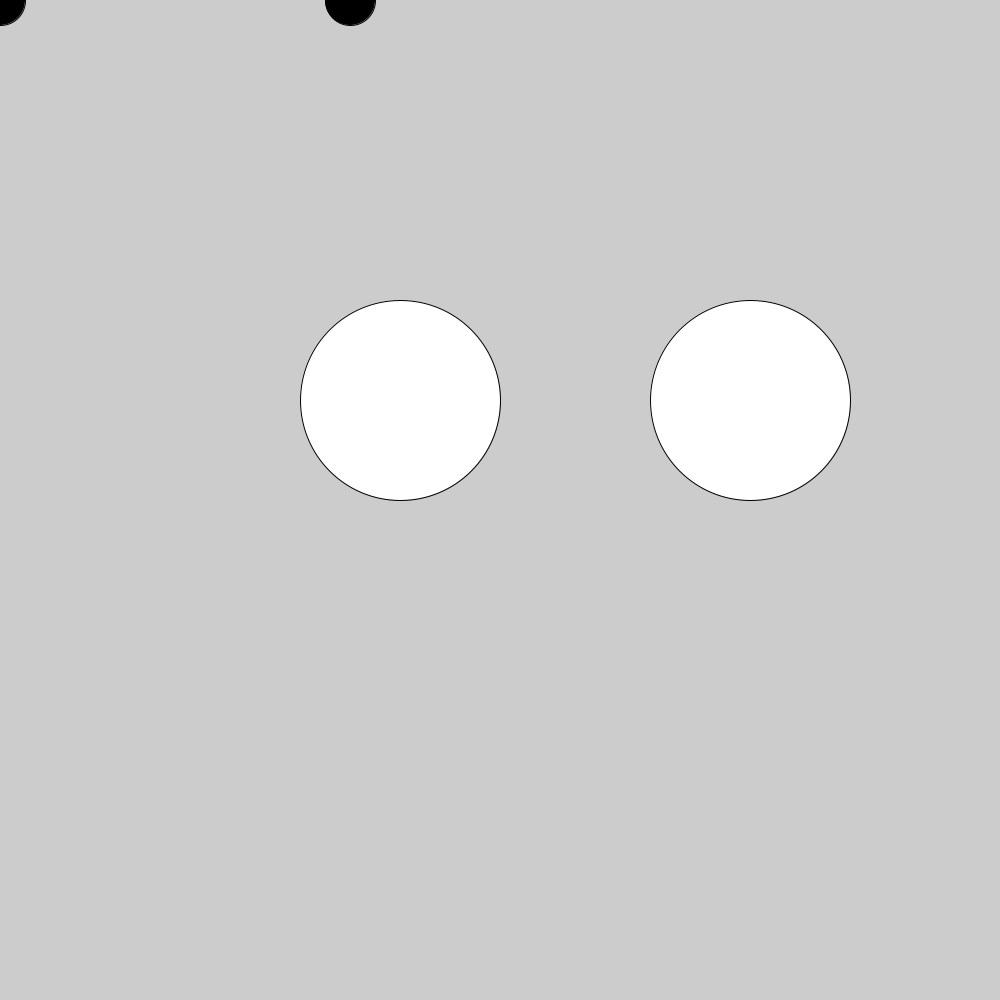
Frame 1 (no input)
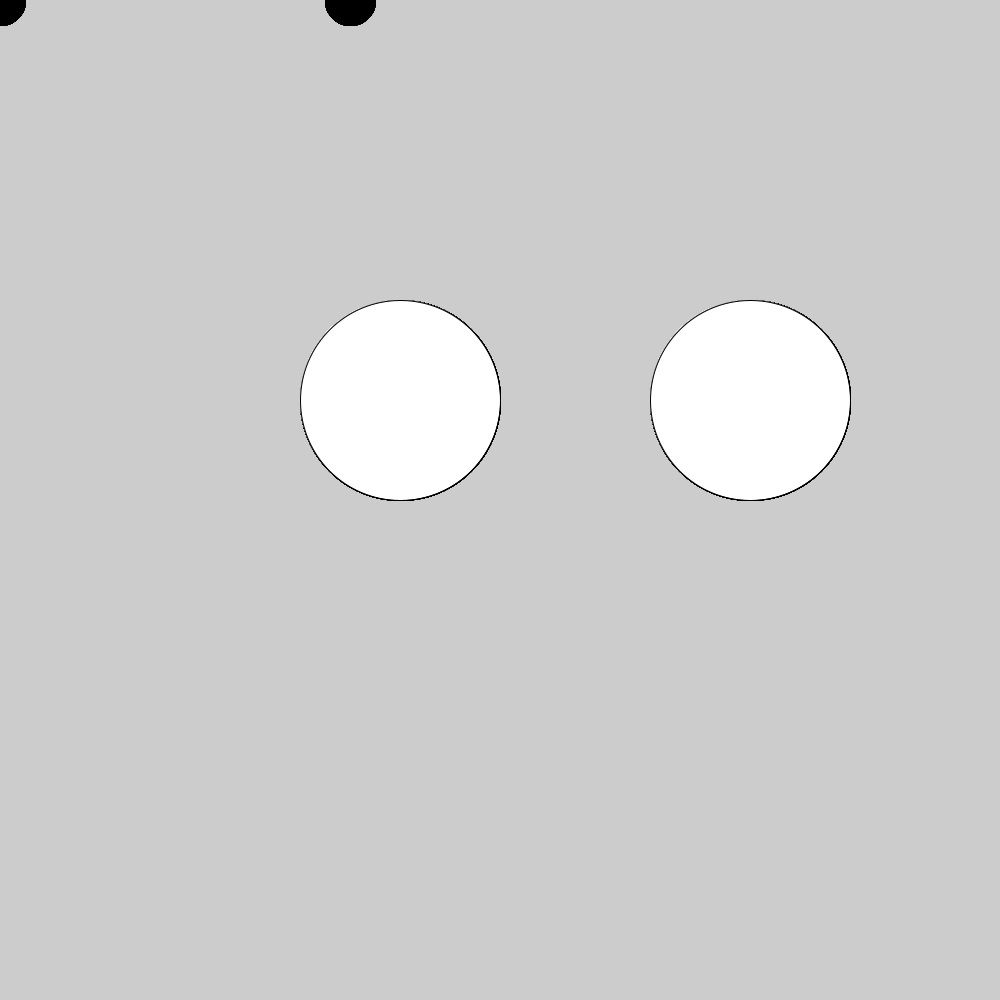
Frame 60 (the mouse pressed at the canvas centre just before this capture)
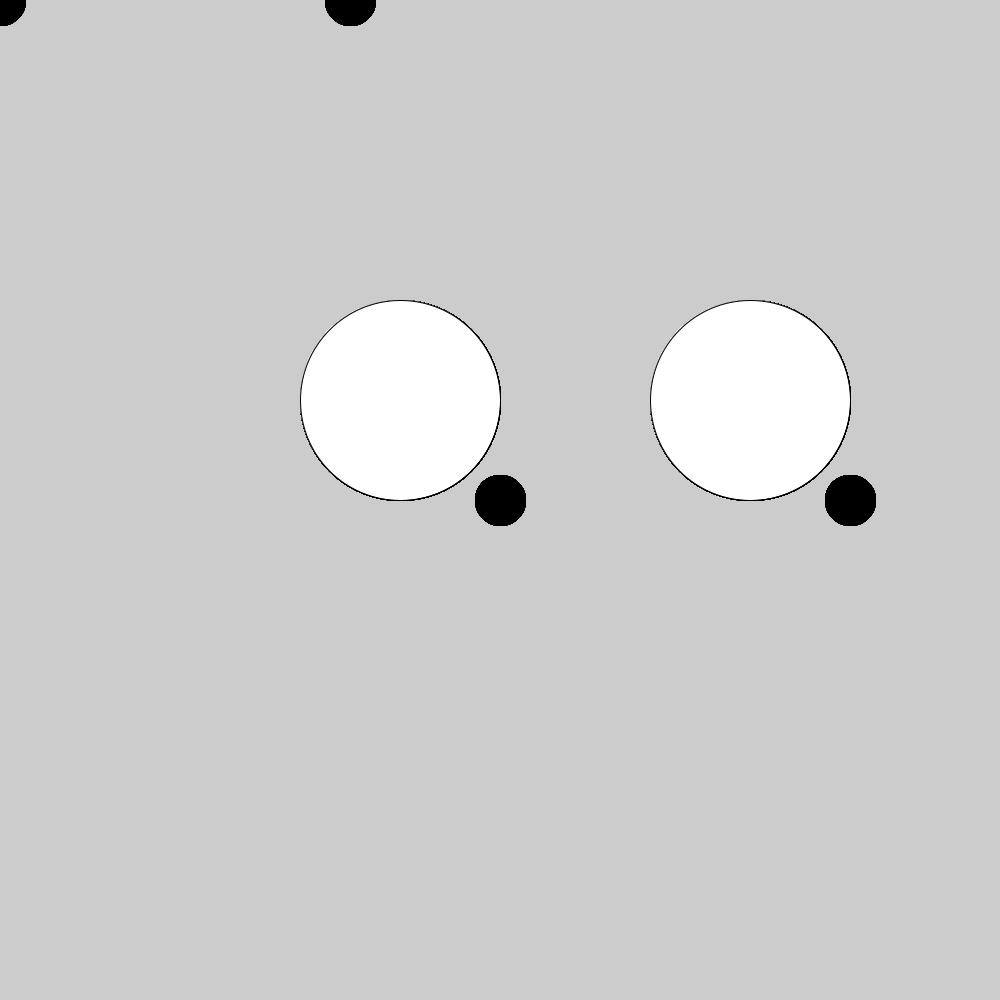
Frame 120 (the mouse held since frame 60 and released just before this capture)

The Processing sketch that drew these frames (run headless with seeded random() and noise(); from frame 60 on, the mouse is pressed at the canvas centre):

// Processing sketch: eyeballs
// ── eyeballs.pde
void setup()
{  
  fill(0,0,0);
size(1000,1000);
  }
void draw()
{
  fill(255,255,255);
  
  ellipse(400,400,200,200);
  ellipse(750,400,200,200);
  fill(0,0,0);
  ellipse(mouseX,mouseY,50,50);
  ellipse(mouseX+350,mouseY,50,50);

  
}  
